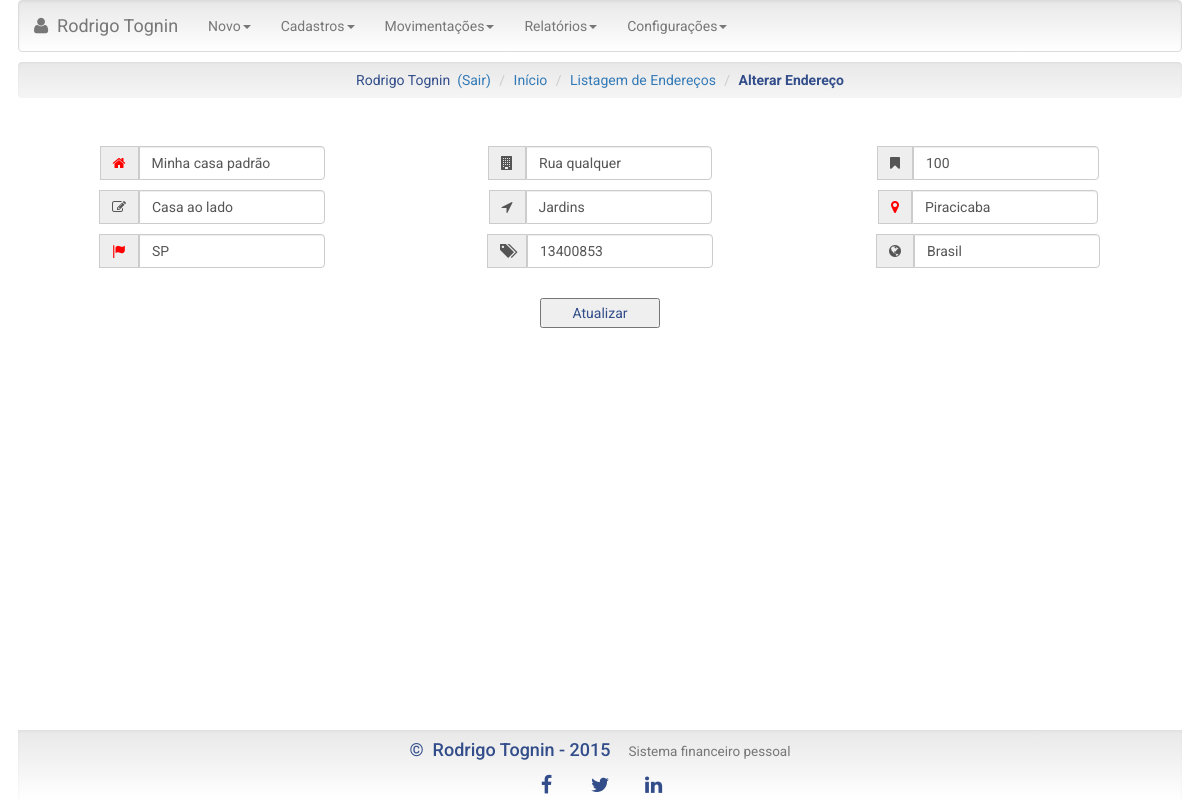
The page /novo_endereco.php?altera=1 (signed in) on the database its author committed.
### tables this page shows
CREATE TABLE IF NOT EXISTS `enderecos_tb` (
  `end_id` int(10) NOT NULL AUTO_INCREMENT,
  `end_usu_id` int(10) NOT NULL,
  `end_descricao` varchar(50) NOT NULL,
  `end_endereco` varchar(50) DEFAULT NULL,
  `end_numero` varchar(10) DEFAULT NULL,
  `end_complemento` varchar(50) DEFAULT NULL,
  `end_bairro` varchar(50) DEFAULT NULL,
  `end_cidade` varchar(50) NOT NULL,
  `end_estado` char(2) NOT NULL,
  `end_cep` int(8) DEFAULT NULL,
  `end_pais` varchar(20) DEFAULT NULL,
  `end_padrao` char(1) DEFAULT NULL,
  `end_ativo` char(1) NOT NULL,
  PRIMARY KEY (`end_id`)
);

### novo_endereco.php (the view, shortened to what this page needs)
<?php
   $carrega = false;
   if (isset($_GET['altera']) && $_GET['altera'] > 0) {
      $alvo = 'alterar_endereco.php';
      require_once('includes/conexao/conexao_pdo.php');
      $comando = 'SELECT * FROM enderecos_tb WHERE end_usu_id = ' . $_SESSION['usu_logado'] .
                 ' AND end_id = ' . $_GET['altera'] ;
      $resultado = $conn->query($comando);
      $lista = $resultado->fetch(PDO::FETCH_ASSOC);
      $carrega = true;
   }
   else {
      $alvo = 'incluir_endereco.php' ;
   }
?>
<!doctype html>
<html>
<?php include_once('includes/head_padrao.php'); ?>
<body>
	<div id="principal" class="container-fluid">
      <head>
      	<?php include('menu-interno.php'); ?>
         <ol class="breadcrumb efeito-well mg_bottom-10">
            <li><?php echo $_SESSION['usu_nome']; ?>&nbsp;&nbsp;<a href="logout.php">(Sair)</a></li>
            <?php
               if ($_SESSION['alvo'] == 'adicionar') {
                  echo '<li><strong>Novo Endereço</strong></li>';
               }
               elseif ($_SESSION['alvo'] == 'novo') {
                  echo '<li><a href="principal.php">In&iacute;cio</a></li> ' .
                       '<li><a href="lista_endereco.php">Listagem de Endereços</a></li> ' .
                       '<li><strong>Novo Endereço</strong></li>';
               }
               else {
                  echo '<li><a href="principal.php">In&iacute;cio</a></li> ' .
                       '<li><a href="lista_endereco.php">Listagem de Endereços</a></li> ' .
                       '<li><strong>Alterar Endereço</strong></li>';
               }
            ?>
         </ol>
      </head>
      <div id="endereco">
         <br>
         <form class="navbar-form" action="<?php echo $alvo; ?>" method="POST" name="form_endereco" id="form_endereco">
            <div class="row">
               <div class="col-md-4 col-md-offset-0 col-sm-6 col-sm-offset-0 col-xs-10 col-xs-offset-1">
                  <div class="input-group mg-bottom-10">
                     <span class="input-group-addon"><i class="fa fa-home cor-vermelha"></i></span>
                     <input class="form-control" type="text" id="end_descricao" name="end_descricao" required autofocus
                      placeholder="Descrição"
                     <?php if ($carrega) {
                        echo 'value="' . $lista['end_descricao'] . '"';
                     } ?>>
                  </div>
               </div>
               <div class="col-md-4 col-md-offset-0 col-sm-6 col-sm-offset-0 col-xs-10 col-xs-offset-1">
                  <div class="input-group mg-bottom-10">
                     <span class="input-group-addon"><i class="fa fa-building"></i></span>
                     <input class="form-control" type="text" id="end_endereco" name="end_endereco"
                      placeholder="Endereço"
                     <?php if ($carrega) {
                        echo 'value="' . $lista['end_endereco'] . '"';
                     } ?>>
                  </div>
               </div>
               <div class="col-md-4 col-md-offset-0 col-sm-6 col-sm-offset-0 col-xs-10 col-xs-offset-1">
                  <div class="input-group mg-bottom-10">
                     <span class="input-group-addon"><i class="fa fa-bookmark"></i></span>
                     <input class="form-control" type="text" id="end_numero" name="end_numero" placeholder="Número"
                     <?php if ($carrega) {
                        echo 'value="' . $lista['end_numero'] . '"';
                     } ?>>
                  </div>
               </div>
               <div class="col-md-4 col-md-offset-0 col-sm-6 col-sm-offset-0 col-xs-10 col-xs-offset-1">
                  <div class="input-group mg-bottom-10">
                     <span class="input-group-addon"><i class="fa fa-edit"></i></span>
                     <input class="form-control" type="text" id="end_complemento" name="end_complemento"
                      placeholder="Complemento"
                     <?php if ($carrega) {
                        echo 'value="' . $lista['end_complemento'] . '"';
                     } ?>>
                  </div>
               </div>
               <div class="col-md-4 col-md-offset-0 col-sm-6 col-sm-offset-0 col-xs-10 col-xs-offset-1">
                  <div class="input-group mg-bottom-10">
                     <span class="input-group-addon"><i class="fa fa-location-arrow"></i></span>
                     <input class="form-control" type="text" id="end_bairro" name="end_bairro"
                      placeholder="Bairro"
                     <?php if ($carrega) {
                        echo 'value="' . $lista['end_bairro'] . '"';
                     } ?>>
                  </div>
               </div>
               <div class="col-md-4 col-md-offset-0 col-sm-6 col-sm-offset-0 col-xs-10 col-xs-offset-1">
                  <div class="input-group mg-bottom-10">
                     <span class="input-group-addon"><i class="fa fa-map-marker cor-vermelha"></i></span>
                     <input class="form-control" type="text" id="end_cidade" name="end_cidade" required
                      placeholder="Cidade"
                     <?php if ($carrega) {
                        echo 'value="' . $lista['end_cidade'] . '"';
                     }
                     else {
                        echo 'placeholder="Informar"';
                     } ?>>
                  </div>
               </div>
               <div class="col-md-4 col-md-offset-0 col-sm-6 col-sm-offset-0 col-xs-10 col-xs-offset-1">
                  <div class="input-group mg-bottom-10">
                     <span class="input-group-addon"><span class="glyphicon glyphicon-flag cor-vermelha"></span></span>
                     <input class="form-control" type="text" id="end_estado" name="end_estado" required
                      placeholder="Estado"
                     <?php if ($carrega) {
                        echo 'value="' . $lista['end_estado'] . '"';
                     }
                     else {
                        echo 'placeholder="SP"';
                     } ?>>
                  </div>
               </div>
               <div class="col-md-4 col-md-offset-0 col-sm-6 col-sm-offset-0 col-xs-10 col-xs-offset-1">
                  <div class="input-group mg-bottom-10">
                     <span class="input-group-addon"><span class="glyphicon glyphicon-tags"></span></span>
                     <input class="form-control" type="text" id="end_cep" name="end_cep"
                      placeholder="CEP"
                     <?php if ($carrega) {
                        echo 'value="' . $lista['end_cep'] . '"';
                     } ?>>
                  </div>
               </div>
               <div class="col-md-4 col-md-offset-0 col-sm-6 col-sm-offset-0 col-xs-10 col-xs-offset-1">
                  <div class="input-group mg-bottom-10">
                     <span class="input-group-addon"><i class="fa fa-globe"></i></span>
                     <input class="form-control" type="text" id="end_pais" name="end_pais"
                      placeholder="País"
                     <?php if ($carrega) {
                        echo 'value="' . $lista['end_pais'] . '"';
                     } ?>>
                  </div>
               </div>
            </div>
            <br>
            <div class="row">
               <button type="submit" class="alinha-centro">
                  <?php if ($carrega) {
                     echo 'Atualizar';
                  }
                  else {
                     echo 'Gravar';
                  } ?>
               </button>
            </div>
         </form>
         <br>
      </div>
      <?php include ('includes/rodape.php'); ?>
   </div>
</body>
</html>

### css/estilo.css (style rules this page uses)
body { font-family: 'Roboto', sans-serif !important; height:auto; width:100%; margin:0px; padding:0px; padding-bottom:70px; background-color:#FFFFFF; }
#principal { width:97%; height:auto; min-height:200px; margin:0 auto; padding:0px; background-color:#FFFFFF; text-align:center; color:rgba(50, 77,138,1); }
#form_endereco button, #form_mov button, #form_novo_local button, #form_senha button { width:120px; height:30px; }
.mg-bottom-10 { margin-bottom:10px !important; }
.alinha-centro { width:100%; margin:0 auto; }
.cor-vermelha { color:#ff0000 !important; }
.efeito-well { background-image: -webkit-linear-gradient(top, #e8e8e8 0%, #f5f5f5 100%); background-image: -o-linear-gradient(top, #e8e8e8 0%, #f5f5f5 100%); background-image: -webkit-gradient(linear, left top, left bottom, from(#e8e8e8), to(#f5f5f5)); background-image: linear-gradient(to bottom, #e8e8e8 0%, #f5f5f5 100%); filter: progid:DXImageTransform.Microsoft.gradient(startColorstr='#ffe8e8e8', endColorstr='#fff5f5f5', GradientType=0); background-repeat: repeat-x; border-color: #dcdcdc; -webkit-box-shadow: inset 0 1px 3px rgba(0, 0, 0, .05), 0 1px 0 rgba(255, 255, 255, .1); box-shadow: inset 0 1px 3px rgba(0, 0, 0, .05), 0 1px 0 rgba(255, 255, 255, .1); }

### rows shown on the page
enderecos_tb: end_descricao "Minha casa padrão", end_endereco "Rua qualquer", end_numero "100", end_complemento "Casa ao lado", end_bairro "Jardins", end_cidade "Piracicaba", end_estado "SP", end_cep "13400853", end_pais "Brasil"

### other values the page prints
$_SESSION['usu_nome'] "Rodrigo Tognin"
